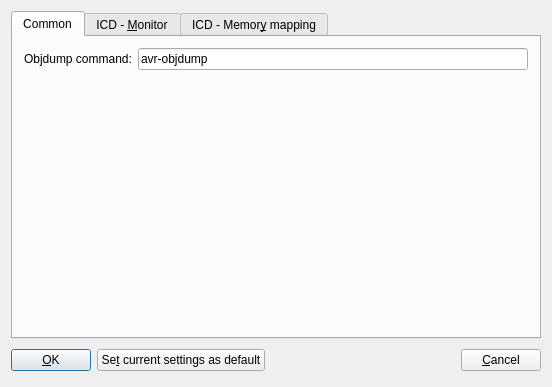
<?xml version="1.0" encoding="UTF-8"?>
<ui version="4.0">
 <class>KLDebuggerConfigWidgetBase</class>
 <widget class="QDialog" name="KLDebuggerConfigWidgetBase">
  <property name="geometry">
   <rect>
    <x>0</x>
    <y>0</y>
    <width>552</width>
    <height>387</height>
   </rect>
  </property>
  <property name="windowTitle">
   <string>Debugger configuration</string>
  </property>
  <layout class="QGridLayout">
   <item row="1" column="0">
    <widget class="QPushButton" name="pbOK">
     <property name="text">
      <string>&amp;OK</string>
     </property>
     <property name="shortcut">
      <string>Alt+O</string>
     </property>
    </widget>
   </item>
   <item row="1" column="3">
    <widget class="QPushButton" name="pbCancel">
     <property name="text">
      <string>&amp;Cancel</string>
     </property>
     <property name="shortcut">
      <string>Alt+C</string>
     </property>
    </widget>
   </item>
   <item row="0" column="0" colspan="4">
    <widget class="QTabWidget" name="twSettingsTab">
     <property name="currentIndex">
      <number>0</number>
     </property>
     <widget class="QWidget" name="TabPage">
      <attribute name="title">
       <string>Common</string>
      </attribute>
      <layout class="QGridLayout">
       <item row="0" column="0">
        <layout class="QHBoxLayout">
         <item>
          <widget class="QLabel" name="tlObjdump">
           <property name="text">
            <string>Objdump command:</string>
           </property>
           <property name="wordWrap">
            <bool>false</bool>
           </property>
          </widget>
         </item>
         <item>
          <widget class="QLineEdit" name="leObjdump">
           <property name="text">
            <string>avr-objdump</string>
           </property>
          </widget>
         </item>
        </layout>
       </item>
       <item row="1" column="0">
        <spacer name="spacer8">
         <property name="orientation">
          <enum>Qt::Vertical</enum>
         </property>
         <property name="sizeType">
          <enum>QSizePolicy::Expanding</enum>
         </property>
         <property name="sizeHint" stdset="0">
          <size>
           <width>20</width>
           <height>91</height>
          </size>
         </property>
        </spacer>
       </item>
      </layout>
     </widget>
     <widget class="QWidget" name="tab">
      <attribute name="title">
       <string>ICD - &amp;Monitor</string>
      </attribute>
      <layout class="QGridLayout">
       <item row="0" column="1">
        <widget class="Q3GroupBox" name="gbInterrupts" native="true">
         <property name="title" stdset="0">
          <string>Interrupts</string>
         </property>
         <layout class="QGridLayout">
          <item row="1" column="0">
           <spacer name="spacer1">
            <property name="orientation">
             <enum>Qt::Horizontal</enum>
            </property>
            <property name="sizeType">
             <enum>QSizePolicy::Fixed</enum>
            </property>
            <property name="sizeHint" stdset="0">
             <size>
              <width>31</width>
              <height>20</height>
             </size>
            </property>
           </spacer>
          </item>
          <item row="0" column="0" colspan="3">
           <widget class="QCheckBox" name="cbCatchInterrupts">
            <property name="text">
             <string>Monitor program catches interrupt re&amp;quests</string>
            </property>
            <property name="shortcut">
             <string>Alt+Q</string>
            </property>
            <property name="checked">
             <bool>true</bool>
            </property>
           </widget>
          </item>
          <item row="1" column="1">
           <layout class="QHBoxLayout">
            <item>
             <widget class="QLabel" name="tlInterruptCount">
              <property name="text">
               <string>Interrupt count:</string>
              </property>
              <property name="wordWrap">
               <bool>false</bool>
              </property>
             </widget>
            </item>
            <item>
             <widget class="QSpinBox" name="sbInterruptCount"/>
            </item>
           </layout>
          </item>
          <item row="1" column="2">
           <spacer name="spacer2">
            <property name="orientation">
             <enum>Qt::Horizontal</enum>
            </property>
            <property name="sizeType">
             <enum>QSizePolicy::Expanding</enum>
            </property>
            <property name="sizeHint" stdset="0">
             <size>
              <width>51</width>
              <height>21</height>
             </size>
            </property>
           </spacer>
          </item>
          <item row="2" column="0" colspan="3">
           <widget class="QLabel" name="tlDatasheet">
            <property name="text">
             <string>See the datasheet for details.</string>
            </property>
            <property name="wordWrap">
             <bool>false</bool>
            </property>
           </widget>
          </item>
         </layout>
        </widget>
       </item>
       <item row="0" column="0">
        <widget class="Q3GroupBox" name="gbCommunication" native="true">
         <property name="title" stdset="0">
          <string>Communication</string>
         </property>
         <layout class="QGridLayout">
          <item row="0" column="0">
           <widget class="QLabel" name="tlPort">
            <property name="sizePolicy">
             <sizepolicy hsizetype="Fixed" vsizetype="Preferred">
              <horstretch>0</horstretch>
              <verstretch>0</verstretch>
             </sizepolicy>
            </property>
            <property name="text">
             <string>Port:</string>
            </property>
            <property name="wordWrap">
             <bool>false</bool>
            </property>
           </widget>
          </item>
          <item row="0" column="1">
           <widget class="QComboBox" name="cbPort">
            <property name="editable">
             <bool>true</bool>
            </property>
           </widget>
          </item>
          <item row="1" column="0">
           <widget class="QLabel" name="tlBAUD">
            <property name="text">
             <string>BAUD:</string>
            </property>
            <property name="wordWrap">
             <bool>false</bool>
            </property>
           </widget>
          </item>
          <item row="1" column="1">
           <widget class="QComboBox" name="cbBAUD">
            <property name="editable">
             <bool>true</bool>
            </property>
           </widget>
          </item>
          <item row="2" column="0">
           <widget class="QLabel" name="tlUBRR">
            <property name="text">
             <string>UBRR:</string>
            </property>
            <property name="wordWrap">
             <bool>false</bool>
            </property>
           </widget>
          </item>
          <item row="2" column="1">
           <widget class="QSpinBox" name="sbUBRR">
            <property name="minimum">
             <number>0</number>
            </property>
            <property name="maximum">
             <number>255</number>
            </property>
           </widget>
          </item>
          <item row="3" column="0" colspan="2">
           <widget class="QLabel" name="tlError">
            <property name="text">
             <string>Error: &lt;b&gt;0%&lt;/b&gt;</string>
            </property>
            <property name="wordWrap">
             <bool>false</bool>
            </property>
           </widget>
          </item>
         </layout>
        </widget>
       </item>
       <item row="1" column="0" colspan="2">
        <widget class="QPushButton" name="pbBuildAndDownload">
         <property name="text">
          <string>Build and upload monitor program &amp;with above settings</string>
         </property>
         <property name="shortcut">
          <string>Alt+W</string>
         </property>
        </widget>
       </item>
       <item row="2" column="0" colspan="2">
        <layout class="QHBoxLayout">
         <item>
          <widget class="QLabel" name="tlCurrentStateLabel">
           <property name="text">
            <string>Current state of the monitor program:</string>
           </property>
           <property name="wordWrap">
            <bool>false</bool>
           </property>
          </widget>
         </item>
         <item>
          <spacer name="spacer5">
           <property name="orientation">
            <enum>Qt::Horizontal</enum>
           </property>
           <property name="sizeType">
            <enum>QSizePolicy::Expanding</enum>
           </property>
           <property name="sizeHint" stdset="0">
            <size>
             <width>21</width>
             <height>20</height>
            </size>
           </property>
          </spacer>
         </item>
         <item>
          <layout class="QVBoxLayout">
           <item>
            <spacer name="spacer3">
             <property name="orientation">
              <enum>Qt::Vertical</enum>
             </property>
             <property name="sizeType">
              <enum>QSizePolicy::Expanding</enum>
             </property>
             <property name="sizeHint" stdset="0">
              <size>
               <width>20</width>
               <height>20</height>
              </size>
             </property>
            </spacer>
           </item>
           <item>
            <widget class="KLed" name="kledState" native="true">
             <property name="color" stdset="0">
              <color>
               <red>255</red>
               <green>255</green>
               <blue>0</blue>
              </color>
             </property>
            </widget>
           </item>
           <item>
            <spacer name="spacer4">
             <property name="orientation">
              <enum>Qt::Vertical</enum>
             </property>
             <property name="sizeType">
              <enum>QSizePolicy::Expanding</enum>
             </property>
             <property name="sizeHint" stdset="0">
              <size>
               <width>20</width>
               <height>20</height>
              </size>
             </property>
            </spacer>
           </item>
          </layout>
         </item>
         <item>
          <widget class="QLabel" name="tlState">
           <property name="font">
            <font>
             <weight>75</weight>
             <bold>true</bold>
            </font>
           </property>
           <property name="text">
            <string>unknown</string>
           </property>
           <property name="wordWrap">
            <bool>false</bool>
           </property>
          </widget>
         </item>
         <item>
          <widget class="QPushButton" name="pbCheckState">
           <property name="text">
            <string>Check s&amp;tate</string>
           </property>
           <property name="shortcut">
            <string>Alt+T</string>
           </property>
          </widget>
         </item>
        </layout>
       </item>
       <item row="5" column="0" colspan="2">
        <layout class="QHBoxLayout">
         <item>
          <widget class="QLabel" name="tlMemoryViewByteCount">
           <property name="text">
            <string>Memory view shows first</string>
           </property>
           <property name="wordWrap">
            <bool>false</bool>
           </property>
          </widget>
         </item>
         <item>
          <widget class="QSpinBox" name="sbMemoryViewByteCount">
           <property name="suffix">
            <string> bytes</string>
           </property>
           <property name="maximum">
            <number>65536</number>
           </property>
          </widget>
         </item>
        </layout>
       </item>
       <item row="4" column="0" colspan="2">
        <widget class="Line" name="line1">
         <property name="frameShape">
          <enum>QFrame::HLine</enum>
         </property>
         <property name="frameShadow">
          <enum>QFrame::Sunken</enum>
         </property>
        </widget>
       </item>
       <item row="3" column="1">
        <spacer name="spacer6">
         <property name="orientation">
          <enum>Qt::Vertical</enum>
         </property>
         <property name="sizeType">
          <enum>QSizePolicy::Expanding</enum>
         </property>
         <property name="sizeHint" stdset="0">
          <size>
           <width>20</width>
           <height>31</height>
          </size>
         </property>
        </spacer>
       </item>
      </layout>
     </widget>
     <widget class="QWidget" name="TabPage">
      <attribute name="title">
       <string>ICD - Memor&amp;y mapping</string>
      </attribute>
      <layout class="QGridLayout">
       <item row="0" column="0">
        <widget class="QLabel" name="pixmapLabel1">
         <property name="maximumSize">
          <size>
           <width>210</width>
           <height>32767</height>
          </size>
         </property>
         <property name="pixmap">
          <pixmap>image0</pixmap>
         </property>
         <property name="scaledContents">
          <bool>false</bool>
         </property>
         <property name="wordWrap">
          <bool>false</bool>
         </property>
        </widget>
       </item>
       <item row="2" column="0">
        <widget class="QLabel" name="tlWarning">
         <property name="sizePolicy">
          <sizepolicy hsizetype="Minimum" vsizetype="Minimum">
           <horstretch>0</horstretch>
           <verstretch>0</verstretch>
          </sizepolicy>
         </property>
         <property name="maximumSize">
          <size>
           <width>210</width>
           <height>32767</height>
          </size>
         </property>
         <property name="text">
          <string>&lt;b&gt;WARNING:&lt;/b&gt; Wrong settings can cause damages! Use the In Circuit Debugger at &lt;b&gt;YOUR OWN RISK&lt;/b&gt;!
&lt;br&gt;&lt;br&gt;
See the documentation for details!</string>
         </property>
         <property name="wordWrap">
          <bool>false</bool>
         </property>
        </widget>
       </item>
       <item row="1" column="0">
        <spacer name="spacer9">
         <property name="orientation">
          <enum>Qt::Vertical</enum>
         </property>
         <property name="sizeType">
          <enum>QSizePolicy::Expanding</enum>
         </property>
         <property name="sizeHint" stdset="0">
          <size>
           <width>20</width>
           <height>41</height>
          </size>
         </property>
        </spacer>
       </item>
       <item row="0" column="1" rowspan="3">
        <widget class="Q3GroupBox" name="groupBox3" native="true">
         <property name="title" stdset="0">
          <string>Define mappings to microcontroller</string>
         </property>
         <layout class="QGridLayout">
          <item row="0" column="0" colspan="4">
           <widget class="Q3ListView" name="lvMappings" native="true"/>
          </item>
          <item row="1" column="0">
           <widget class="QLabel" name="textLabel2">
            <property name="text">
             <string>Map from</string>
            </property>
            <property name="wordWrap">
             <bool>false</bool>
            </property>
           </widget>
          </item>
          <item row="2" column="2">
           <widget class="QPushButton" name="pbAdd">
            <property name="sizePolicy">
             <sizepolicy hsizetype="Preferred" vsizetype="Fixed">
              <horstretch>0</horstretch>
              <verstretch>0</verstretch>
             </sizepolicy>
            </property>
            <property name="maximumSize">
             <size>
              <width>50</width>
              <height>32767</height>
             </size>
            </property>
            <property name="toolTip">
             <string>Add a new mapping</string>
            </property>
            <property name="text">
             <string>Ne&amp;w</string>
            </property>
           </widget>
          </item>
          <item row="2" column="3">
           <widget class="QPushButton" name="pbRemove">
            <property name="maximumSize">
             <size>
              <width>30</width>
              <height>32767</height>
             </size>
            </property>
            <property name="toolTip">
             <string>Removes the selected mapping</string>
            </property>
            <property name="text">
             <string>-</string>
            </property>
           </widget>
          </item>
          <item row="2" column="0">
           <widget class="KIntSpinBox" name="sbFrom" native="true">
            <property name="prefix" stdset="0">
             <string>0x</string>
            </property>
            <property name="maxValue" stdset="0">
             <number>65535</number>
            </property>
            <property name="base" stdset="0">
             <number>16</number>
            </property>
           </widget>
          </item>
          <item row="2" column="1">
           <widget class="KIntSpinBox" name="sbTo" native="true">
            <property name="prefix" stdset="0">
             <string>0x</string>
            </property>
            <property name="maxValue" stdset="0">
             <number>65535</number>
            </property>
            <property name="base" stdset="0">
             <number>16</number>
            </property>
           </widget>
          </item>
          <item row="1" column="1" colspan="2">
           <widget class="QLabel" name="textLabel2_2">
            <property name="text">
             <string>to</string>
            </property>
            <property name="wordWrap">
             <bool>false</bool>
            </property>
           </widget>
          </item>
         </layout>
        </widget>
       </item>
      </layout>
     </widget>
    </widget>
   </item>
   <item row="1" column="1">
    <widget class="QPushButton" name="pbDefault">
     <property name="text">
      <string>Se&amp;t current settings as default</string>
     </property>
     <property name="shortcut">
      <string>Alt+T</string>
     </property>
    </widget>
   </item>
   <item row="1" column="2">
    <spacer name="spacer7">
     <property name="orientation">
      <enum>Qt::Horizontal</enum>
     </property>
     <property name="sizeType">
      <enum>QSizePolicy::Expanding</enum>
     </property>
     <property name="sizeHint" stdset="0">
      <size>
       <width>90</width>
       <height>31</height>
      </size>
     </property>
    </spacer>
   </item>
  </layout>
 </widget>
 <layoutdefault spacing="6" margin="11"/>
 <customwidgets>
  <customwidget>
   <class>Q3GroupBox</class>
   <extends>QWidget</extends>
   <header>q3groupbox.h</header>
  </customwidget>
  <customwidget>
   <class>KLed</class>
   <extends>QWidget</extends>
   <header>kled.h</header>
  </customwidget>
  <customwidget>
   <class>Q3ListView</class>
   <extends>QWidget</extends>
   <header>q3listview.h</header>
  </customwidget>
  <customwidget>
   <class>KIntSpinBox</class>
   <extends>QWidget</extends>
   <header>knuminput.h</header>
  </customwidget>
 </customwidgets>
 <includes>
  <include location="local">kled.h</include>
  <include location="local">knuminput.h</include>
  <include location="local">knuminput.h</include>
 </includes>
 <resources/>
 <connections>
  <connection>
   <sender>pbOK</sender>
   <signal>clicked()</signal>
   <receiver>KLDebuggerConfigWidgetBase</receiver>
   <slot>slotOK()</slot>
   <hints>
    <hint type="sourcelabel">
     <x>29</x>
     <y>371</y>
    </hint>
    <hint type="destinationlabel">
     <x>20</x>
     <y>20</y>
    </hint>
   </hints>
  </connection>
  <connection>
   <sender>pbCancel</sender>
   <signal>clicked()</signal>
   <receiver>KLDebuggerConfigWidgetBase</receiver>
   <slot>slotCancel()</slot>
   <hints>
    <hint type="sourcelabel">
     <x>483</x>
     <y>371</y>
    </hint>
    <hint type="destinationlabel">
     <x>20</x>
     <y>20</y>
    </hint>
   </hints>
  </connection>
  <connection>
   <sender>pbCheckState</sender>
   <signal>clicked()</signal>
   <receiver>KLDebuggerConfigWidgetBase</receiver>
   <slot>slotCheckState()</slot>
   <hints>
    <hint type="sourcelabel">
     <x>459</x>
     <y>217</y>
    </hint>
    <hint type="destinationlabel">
     <x>20</x>
     <y>20</y>
    </hint>
   </hints>
  </connection>
  <connection>
   <sender>pbBuildAndDownload</sender>
   <signal>clicked()</signal>
   <receiver>KLDebuggerConfigWidgetBase</receiver>
   <slot>slotBuildAndDownload()</slot>
   <hints>
    <hint type="sourcelabel">
     <x>31</x>
     <y>168</y>
    </hint>
    <hint type="destinationlabel">
     <x>20</x>
     <y>20</y>
    </hint>
   </hints>
  </connection>
  <connection>
   <sender>cbBAUD</sender>
   <signal>textChanged(QString)</signal>
   <receiver>KLDebuggerConfigWidgetBase</receiver>
   <slot>slotBAUDRateChanged(QString)</slot>
   <hints>
    <hint type="sourcelabel">
     <x>84</x>
     <y>92</y>
    </hint>
    <hint type="destinationlabel">
     <x>20</x>
     <y>20</y>
    </hint>
   </hints>
  </connection>
  <connection>
   <sender>sbUBRR</sender>
   <signal>valueChanged(int)</signal>
   <receiver>KLDebuggerConfigWidgetBase</receiver>
   <slot>slotUBRRChanged(int)</slot>
   <hints>
    <hint type="sourcelabel">
     <x>84</x>
     <y>120</y>
    </hint>
    <hint type="destinationlabel">
     <x>20</x>
     <y>20</y>
    </hint>
   </hints>
  </connection>
  <connection>
   <sender>pbDefault</sender>
   <signal>clicked()</signal>
   <receiver>KLDebuggerConfigWidgetBase</receiver>
   <slot>slotSetDefault()</slot>
   <hints>
    <hint type="sourcelabel">
     <x>115</x>
     <y>371</y>
    </hint>
    <hint type="destinationlabel">
     <x>20</x>
     <y>20</y>
    </hint>
   </hints>
  </connection>
  <connection>
   <sender>pbAdd</sender>
   <signal>clicked()</signal>
   <receiver>KLDebuggerConfigWidgetBase</receiver>
   <slot>slotAdd()</slot>
   <hints>
    <hint type="sourcelabel">
     <x>437</x>
     <y>247</y>
    </hint>
    <hint type="destinationlabel">
     <x>20</x>
     <y>20</y>
    </hint>
   </hints>
  </connection>
  <connection>
   <sender>sbFrom</sender>
   <signal>valueChanged(int)</signal>
   <receiver>KLDebuggerConfigWidgetBase</receiver>
   <slot>slotFromChanged(int)</slot>
   <hints>
    <hint type="sourcelabel">
     <x>245</x>
     <y>247</y>
    </hint>
    <hint type="destinationlabel">
     <x>20</x>
     <y>20</y>
    </hint>
   </hints>
  </connection>
  <connection>
   <sender>sbTo</sender>
   <signal>valueChanged(int)</signal>
   <receiver>KLDebuggerConfigWidgetBase</receiver>
   <slot>slotToChanged(int)</slot>
   <hints>
    <hint type="sourcelabel">
     <x>341</x>
     <y>247</y>
    </hint>
    <hint type="destinationlabel">
     <x>20</x>
     <y>20</y>
    </hint>
   </hints>
  </connection>
  <connection>
   <sender>lvMappings</sender>
   <signal>selectionChanged(Q3ListViewItem*)</signal>
   <receiver>KLDebuggerConfigWidgetBase</receiver>
   <slot>slotSelectedMappingChanged(Q3ListViewItem*)</slot>
   <hints>
    <hint type="sourcelabel">
     <x>245</x>
     <y>64</y>
    </hint>
    <hint type="destinationlabel">
     <x>20</x>
     <y>20</y>
    </hint>
   </hints>
  </connection>
  <connection>
   <sender>pbRemove</sender>
   <signal>clicked()</signal>
   <receiver>KLDebuggerConfigWidgetBase</receiver>
   <slot>slotRemove()</slot>
   <hints>
    <hint type="sourcelabel">
     <x>493</x>
     <y>247</y>
    </hint>
    <hint type="destinationlabel">
     <x>20</x>
     <y>20</y>
    </hint>
   </hints>
  </connection>
 </connections>
</ui>
